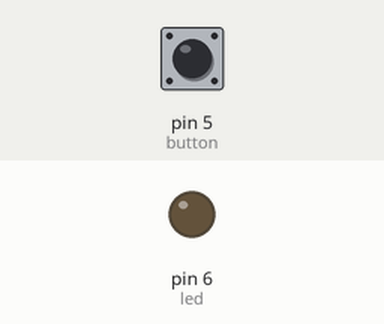
Bench run of a sketch on a simulated Arduino Uno, built with avr-gcc and run on an emulated ATmega328P. Parts: output pins drawn as LEDs (lit = HIGH). The test bench sets the inputs (shaded band); at power-on: pin 5 (button) HIGH.

Above: at 1.2 s.
1.3 s: pin 5 (button) pulled LOW for 0.15 s
At 1.37 s:
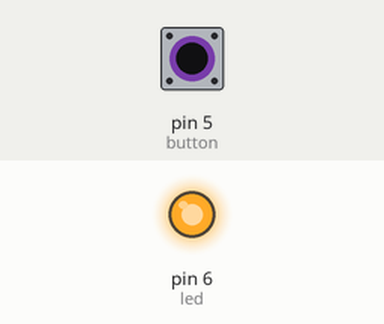
2.9 s: pin 5 (button) pulled LOW for 3.2 s
At 7.3 s:
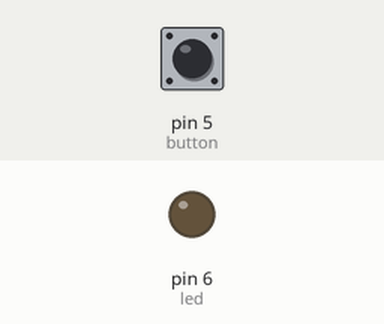
Timing chart, 0 to 8.8 s (numbered marks = the images above; inputs shaded):
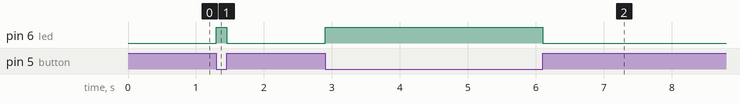

The sketch:

sketch_jun03b.ino
```cpp
#define button 5  //input
#define led 6     //output

void setup()
{
  pinMode(button, INPUT);
  pinMode(led, OUTPUT);
}

void loop()
{
  if (digitalRead(button) == 0)
  {
    digitalWrite(led, HIGH);
  }
  else
  {
    digitalWrite(led, LOW);
    }

}
```

Measured:
- after the input at 1.3 s, pin 6 (led): LOW → HIGH at once, → LOW 0.15 s later
- after the input at 2.9 s, pin 6 (led): LOW → HIGH at once, → LOW 3.2 s later
